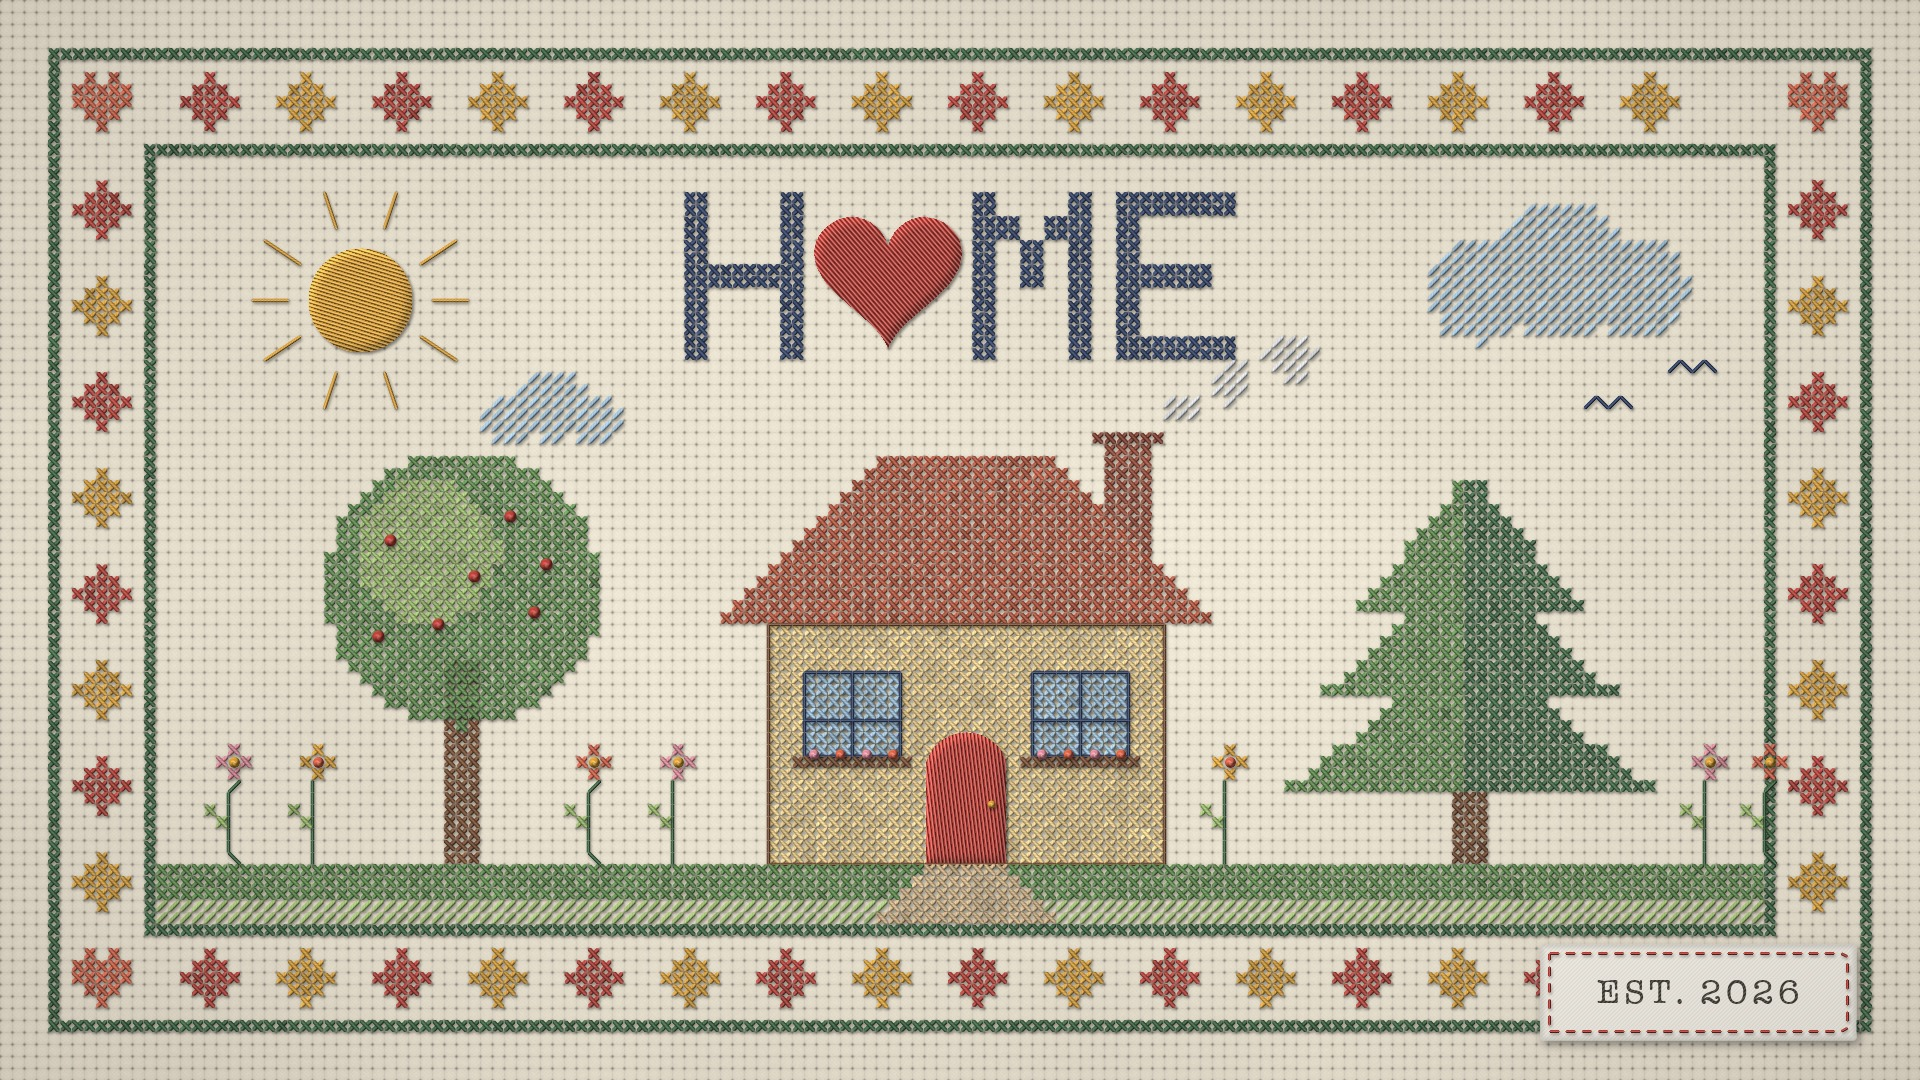

The Python source for this figure:
"""Example (cross-stitch embroidery): Home Sampler / 十字绣样本 — a classic sampler on Aida cloth: a stitched
border of diamonds, "H♥ME" in the cross-stitch alphabet with a satin-stitch heart for the O, a cottage with
back-stitched window panes and a satin door, an apple tree with French-knot apples, a pine, a satin sun,
half-stitch clouds, a row of flowers, and a woven label sewn on with running stitch. No image model.
python3 stitch_sampler.py [out.png] [--stages DIR]
"""
import os, sys
sys.path.insert(0, os.path.join(os.path.dirname(os.path.abspath(__file__)), '..', 'lib'))
import numpy as np
from stitch import Stitch
from core import spline

out = sys.argv[1] if len(sys.argv) > 1 and not sys.argv[1].startswith('--') else 'stitch_sampler.png'
stages = sys.argv[sys.argv.index('--stages') + 1] if '--stages' in sys.argv else None

s = Stitch(1920, 1080, cell=12, seed=7, cloth='#f0e8d6')
rng = s.rng
C = s.cell
GW, GH = s.gw, s.gh                                      # 160 x 90 cells
NAVY, RED, CORAL, MUSTARD = '#2e3f66', '#c0423a', '#e0654a', '#e3a53a'
GREEN, DKGREEN, LTGREEN, BROWN = '#5f8f4e', '#3f6b45', '#9cbf6b', '#7a4e33'
SKY, PINK, WALL, ROOF, GREY = '#9cc0dc', '#e58f9f', '#f1d08a', '#b5523b', '#a4a8ae'


def box(gx0, gy0, gx1, gy1):
    g = np.zeros((GH, GW), bool); g[gy0:gy1, gx0:gx1] = True; return g


# ---- border: two framing lines and a band of alternating diamonds, flowers at the corners
frame = box(4, 4, GW - 4, GH - 4) & ~box(5, 5, GW - 5, GH - 5)
inner = box(12, 12, GW - 12, GH - 12) & ~box(13, 13, GW - 13, GH - 13)
s.cross(frame, DKGREEN)
s.cross(inner, DKGREEN)
diamond = ['..#..', '.###.', '#####', '.###.', '..#..']
k = 0
for gx in range(15, GW - 18, 8):
    for gy in (6, GH - 11):
        s.chart(diamond, gx, gy, {'#': RED if k % 2 == 0 else MUSTARD})
    k += 1
k = 0
for gy in range(15, GH - 18, 8):
    for gx in (6, GW - 11):
        s.chart(diamond, gx, gy, {'#': RED if k % 2 == 0 else MUSTARD})
    k += 1
corner = ['.#.#.', '#####', '#####', '.###.', '..#..']          # little hearts at the corners
for (gx, gy) in [(6, 6), (GW - 11, 6), (6, GH - 11), (GW - 11, GH - 11)]:
    s.chart(corner, gx, gy, {'#': CORAL})
s.stage('border')

# ---- "H♥ME": cross-stitch alphabet, with a padded satin heart in place of the O
TW = Stitch.letters_width('HOME', scale=2)
TX = (GW - TW) // 2
s.letters('H', TX, 16, NAVY, scale=2)
s.letters('ME', TX + 24, 16, NAVY, scale=2)
hx, hy = (TX + 12 + 5) * C, (16 + 7) * C
t = np.linspace(0, 2 * np.pi, 200)
heart = np.stack([hx + 16 * np.sin(t) ** 3 * 4.6, hy - (13 * np.cos(t) - 5 * np.cos(2 * t) - 2 * np.cos(3 * t) - np.cos(4 * t)) * 4.6 - 4], 1)
s.satin(s.poly(heart), RED, angle=0.85)
s.stage('title')

# ---- sky: satin sun with back-stitched rays, half-stitch clouds, back-stitched birds
SX, SY = 30 * C, 25 * C
s.satin(s.circle(SX, SY, 52), MUSTARD, angle=0.3)
for a in np.linspace(0, 2 * np.pi, 10, endpoint=False):
    s.back([(SX + np.cos(a) * 70, SY + np.sin(a) * 70), (SX + np.cos(a) * 112, SY + np.sin(a) * 112)], MUSTARD, step=6, smooth=False)   # one long stitch per ray
for (cx, cy, w) in [(130, 23, 15), (46, 34, 8)]:
    cloud = np.maximum.reduce([s.circle((cx + dx) * C, (cy + dy) * C, r * C) for dx, dy, r in
                               [(-w * 0.45, 1, w * 0.3), (0, -0.5, w * 0.38), (w * 0.42, 1, w * 0.28)]])
    cloud = np.maximum(cloud, s.rect((cx - w * 0.72) * C, cy * C, (cx + w * 0.7) * C, (cy + w * 0.22) * C))
    s.half(s.cells(cloud), SKY)
for (bx, by, sc) in [(134, 34, 1.0), (141, 31, 0.8)]:
    s.back([(bx * C - 26 * sc, by * C - 6 * sc), (bx * C - 12 * sc, by * C - 14 * sc), (bx * C, by * C)], NAVY, smooth=False)
    s.back([(bx * C, by * C), (bx * C + 12 * sc, by * C - 14 * sc), (bx * C + 26 * sc, by * C - 6 * sc)], NAVY, smooth=False)
s.stage('sky')

# ---- cottage: walls, stepped roof, chimney with half-stitch puffs of smoke, back-stitched windows, satin door
HX0, HX1, HY0, HY1 = 64, 97, 52, 72                         # wall cells
s.cross(box(HX0, HY0, HX1, HY1), WALL)
roof = np.zeros((GH, GW), bool)
for r in range(14):
    roof[HY0 - 1 - r, HX0 - 4 + r:HX1 + 4 - r] = True
s.cross(roof, ROOF)
s.cross(box(92, 37, 96, 48) & ~roof, '#9a4a38')
s.cross(box(91, 36, 97, 37), '#7e3a2c')
for (px_, py_, pr) in [(98.5, 34, 1.2), (102.5, 31.8, 1.6), (107.5, 29.6, 2.0)]:        # puffs of smoke drifting away
    s.half(s.cells(s.circle(px_ * C, py_ * C, pr * C), 0.35), '#d6d9de')
for (wx0, wy0) in [(67, 56), (86, 56)]:
    s.cross(box(wx0, wy0, wx0 + 8, wy0 + 7), SKY)
    x0, y0, x1, y1 = wx0 * C, wy0 * C, (wx0 + 8) * C, (wy0 + 7) * C
    s.back([(x0, y0), (x1, y0), (x1, y1), (x0, y1), (x0, y0)], NAVY, smooth=False)
    s.back([((x0 + x1) / 2, y0), ((x0 + x1) / 2, y1)], NAVY, smooth=False)
    s.back([(x0, (y0 + y1) / 2 + 6), (x1, (y0 + y1) / 2 + 6)], NAVY, smooth=False)
    s.cross(box(wx0 - 1, wy0 + 7, wx0 + 9, wy0 + 8), BROWN)                     # window boxes
    for q in range(4):
        s.knot((wx0 + 0.8 + q * 2.2) * C, (wy0 + 7) * C - 2, [PINK, CORAL][q % 2])
door = s.rect(77 * C + 2, 61 * C, 84 * C - 2, HY1 * C) * (1 - (1 - s.circle(80.5 * C, 64.5 * C, 3.5 * C)) * (s.YY < 64.5 * C))
s.satin(door, RED, angle=1.45)
s.knot(82.6 * C, 67 * C, MUSTARD, r=4)
s.back([(HX0 * C, HY0 * C), (HX1 * C, HY0 * C), (HX1 * C, HY1 * C), (HX0 * C, HY1 * C), (HX0 * C, HY0 * C)], BROWN, smooth=False)
s.stage('cottage')

# ---- apple tree (left), pine (right), ground, path, flowers
TX0, TY0 = 38, 49
s.cross(box(TX0 - 1, TY0 + 6, TX0 + 2, 72), BROWN)
crown = s.cells(s.circle((TX0 + 0.5) * C, TY0 * C, 11.5 * C))
light = s.cells(s.circle((TX0 - 2.5) * C, (TY0 - 3) * C, 6 * C)) & crown         # the lit side in a lighter floss
s.cross(crown & ~light, GREEN)
s.cross(light, LTGREEN)
for (dx, dy) in [(-6, -4), (4, -6), (-2, 3), (6, 2), (-7, 4), (1, -1), (7, -2)]:
    s.knot((TX0 + 0.5 + dx) * C, (TY0 + dy) * C, RED, r=C * 0.5)
PX = 122
pine = np.zeros((GH, GW), bool)
for tier, (top, h, w) in enumerate([(40, 11, 9), (47, 11, 12), (54, 12, 15)]):
    for r in range(h):
        half_w = int(1 + (w - 1) * r / (h - 1))
        pine[top + r, PX - half_w:PX + half_w + 1] = True
s.cross(box(PX - 1, 66, PX + 2, 72), BROWN)
left = pine & (np.arange(GW)[None, :] < PX)
s.cross(pine & ~left, DKGREEN)
s.cross(left, GREEN)
ground = box(13, 72, GW - 13, 75)
path = np.zeros((GH, GW), bool)
for r in range(72, 77):
    w = 3 + (r - 72)
    path[r, 80 - w:81 + w] = True
s.cross(ground & ~path, GREEN)
s.cross(path, '#d9b98a')
s.half(box(13, 75, GW - 13, 77) & ~path, LTGREEN)
flowers = [(19, PINK), (26, MUSTARD), (49, CORAL), (56, PINK), (102, MUSTARD), (142, PINK), (147, CORAL)]
for (fx, col) in flowers:
    s.back([(fx * C + C / 2, 72 * C), (fx * C + C / 2 - 4, 68 * C), (fx * C + C / 2, 65 * C)], DKGREEN, step=1)
    s.chart(['.#.', '#o#', '.#.'], fx - 1, 62, {'#': col})
    s.knot(fx * C + C / 2, 63.5 * C, MUSTARD if col != MUSTARD else CORAL, r=C * 0.45)
    s.chart(['l.', '.l'], fx - 2, 67, {'l': LTGREEN})
s.stage('garden')

# ---- a woven label sewn on over the corner of the border
s.label(1540, 944, 1856, 1040, 'EST. 2026', size=34)

s.save(out, stages_dir=stages)
print('saved', out)
